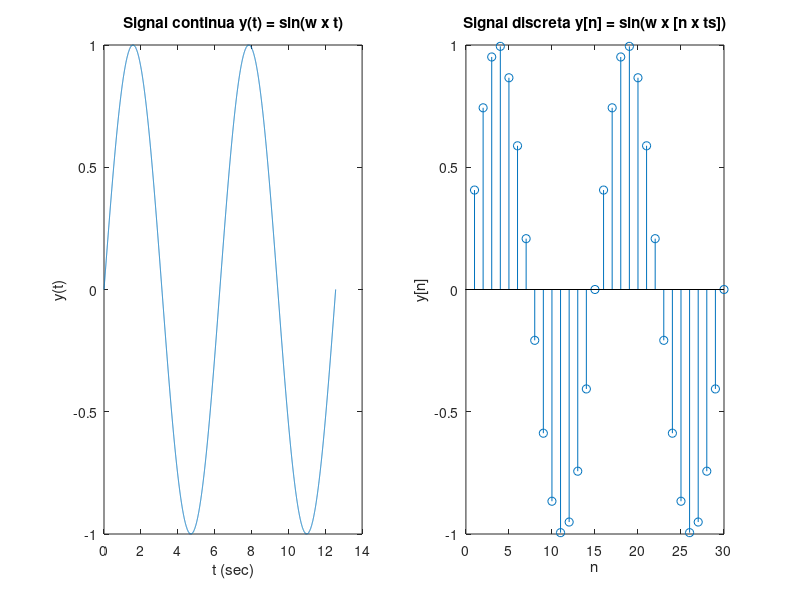

Source code (MATLAB):
%% Sine things

N = 10000;   % Number of samples
P1 = 2;      % Number of periods s1

n = 0:N;
s1 = sin((2*pi*P1/N)*n);

figure();  % Create the main window

n = n*(2*pi*P1/N);

subplot(1,2,1); % 
plot(n,s1);
ylabel('y(t)')
xlabel('t (sec)')
title('Signal continua y(t) = sin(w x t)')

%% Sine things

N = 30;   % Number of samples
P1 = 2;      % Number of periods s1

n = 1:N;
s1 = sin((2*pi*P1/N)*n);


subplot(1,2,2)
stem(n,s1);
ylabel('y[n]')
xlabel('n')
title('Signal discreta y[n] = sin(w x [n x ts])' )



